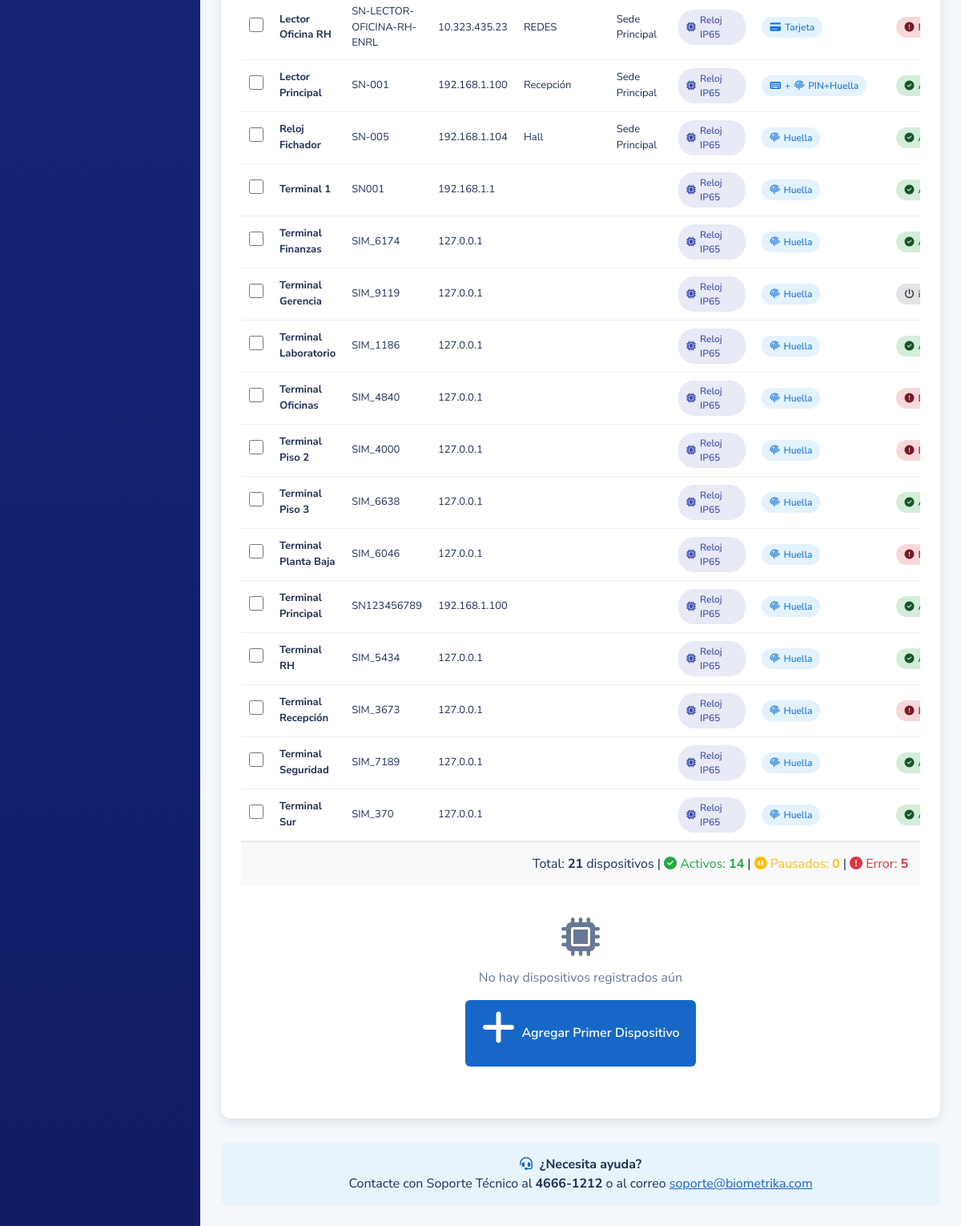
The page /dispositivos/ (signed in, lower part) on the database as committed earlier.
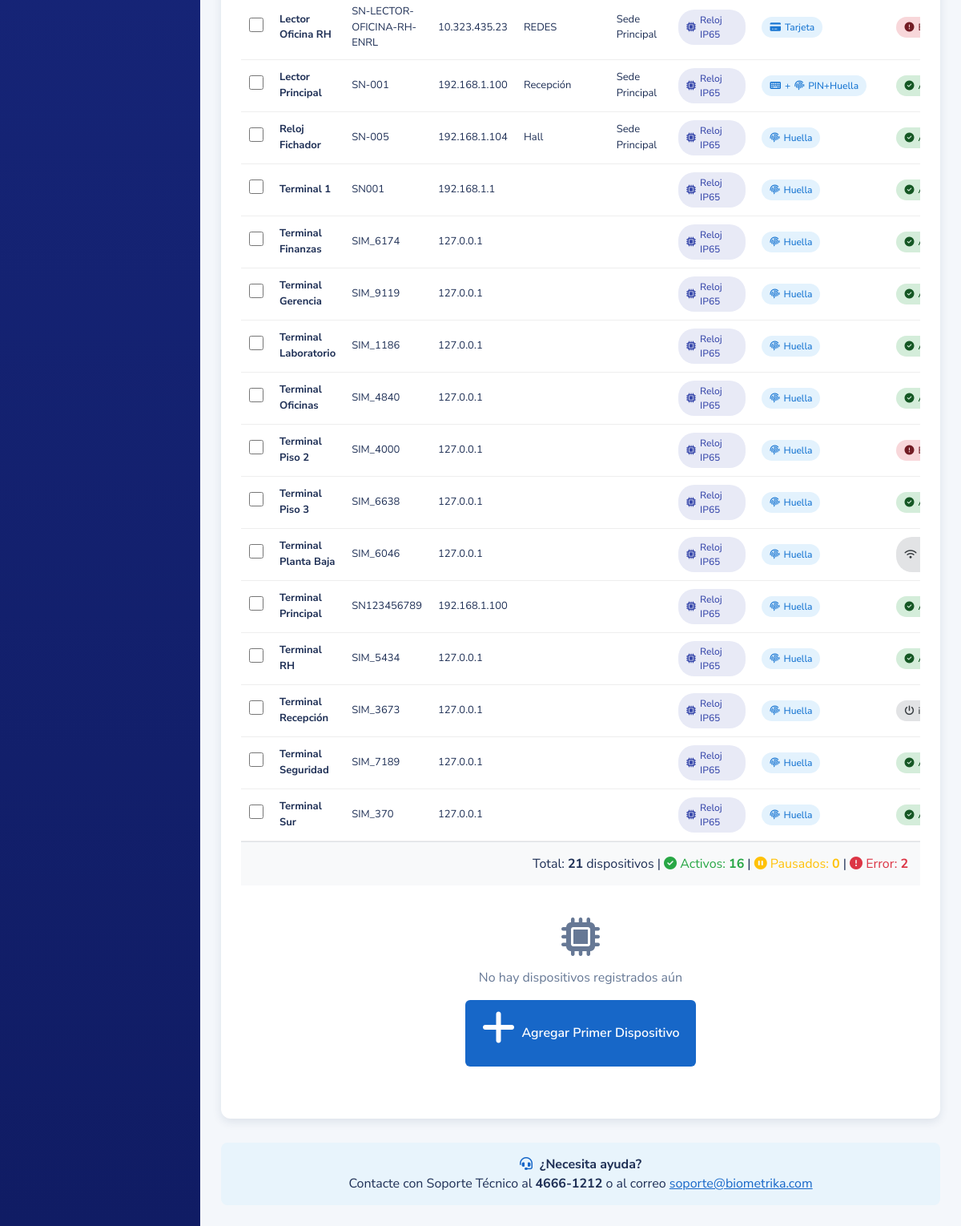
The same page on the database as committed later.
### dispositivos/models.py (models this page shows, shortened)
class Dispositivo(models.Model):
    TIPO_DISPOSITIVO_CHOICES = [
        ('pin', 'Solo PIN'),
        ('huella', 'Solo Huella Digital'),
        ('tarjeta', 'Solo Tarjeta RFID'),
        ('pin_huella', 'PIN + Huella'),
        ('pin_tarjeta', 'PIN + Tarjeta'),
        ('huella_tarjeta', 'Huella + Tarjeta'),
    ]
    MODELO_DISPOSITIVO_CHOICES = [
        ('reloj_ip65', 'Control de Acceso por Huella – Reloj – IP – IP65'),
        ('molinete_zk', 'Molinete Biométrico ZK TS2022'),
    ]
    TIPO_SEDE_CHOICES = [
        ('sede', 'Sede Principal'),
        ('oficina', 'Oficina'),
        ('area', 'Área Específica'),
        ('almacen', 'Almacén'),
    ]
    ESTADO_CHOICES = [
        ('activo', 'Activo'),
        ('pausado', 'Pausado'),
        ('error', 'Error'),
        ('sin_conexion', 'Sin Conexión'),
        ('apagado', 'Apagado'),
    ]
    ZONA_HORARIA_CHOICES = [
        ('America/Mexico_City', 'CDMX (UTC-6)'),
        ('America/Bogota', 'Bogotá (UTC-5)'),
        ('America/Buenos_Aires', 'Buenos Aires (UTC-3)'),
        ('America/Lima', 'Lima (UTC-5)'),
        ('America/Santiago', 'Santiago (UTC-4)'),
    ]
    nombre = models.CharField(max_length=100, verbose_name='Nombre del Dispositivo')
    numero_serie = models.CharField(max_length=50, unique=True, verbose_name='Número de Serie')
    tipo_sede = models.CharField(max_length=20, choices=TIPO_SEDE_CHOICES, verbose_name='Tipo de Sede')
    area = models.CharField(max_length=100, verbose_name='Área/Ubicación')
    direccion = models.CharField(max_length=200, blank=True, verbose_name='Dirección Física')
    direccion_ip = models.GenericIPAddressField(verbose_name='Dirección IP')
    zona_horaria = models.CharField(max_length=50, choices=ZONA_HORARIA_CHOICES, verbose_name='Zona Horaria')
    intervalo_solicitud = models.IntegerField(default=5, verbose_name='Intervalo de Solicitud (minutos)')
    estado = models.CharField(max_length=20, choices=ESTADO_CHOICES, default='activo', verbose_name='Estado')
    tipo_dispositivo = models.CharField(max_length=20, choices=TIPO_DISPOSITIVO_CHOICES, default='pin_huella', verbose_name='Tipo de Dispositivo')
    modelo_dispositivo = models.CharField(max_length=50, choices=MODELO_DISPOSITIVO_CHOICES, default='reloj_ip65', verbose_name='Modelo del Dispositivo')
    observaciones = models.TextField(blank=True, verbose_name='Observaciones')
    modelos_cargados = models.TextField(blank=True, verbose_name='Modelos Cargados (JSON)')
    ultima_carga_modelos = models.DateTimeField(blank=True, null=True, verbose_name='Última Carga de Modelos')
    ultima_conexion = models.DateTimeField(auto_now=True, verbose_name='Última Conexión')
    fecha_registro = models.DateTimeField(auto_now_add=True, verbose_name='Fecha de Registro')
    api_key = models.CharField(max_length=100, unique=True, blank=True, verbose_name='API Key')
    class Meta:
        verbose_name = 'Dispositivo'
        verbose_name_plural = 'Dispositivos'
        ordering = ['nombre']

### dispositivos/views.py (the view)
# urls.py: path('', views.lista_dispositivos, name='lista'),
@login_required
def lista_dispositivos(request):
    dispositivos = Dispositivo.objects.all()
    context = {
        'dispositivos': dispositivos,
        'total_activos': dispositivos.filter(estado='activo').count(),
        'total_pausados': dispositivos.filter(estado='pausado').count(),
        'total_error': dispositivos.filter(estado='error').count(),
    }
    return render(request, 'dispositivos/lista.html', context)

### templates/dispositivos/lista.html (shortened to what the changed rows need)
{% extends 'dashboard/base.html' %}
{% load static %}
{% block content %}
<link rel="stylesheet" href="{% static 'css/style_dispositivos.css' %}">
<div class="dispositivos-container">
    <div class="main-container">
        <div class="list-panel">
            <div class="tabla-container">
                <table id="tablaDispositivos">
                    <tbody id="cuerpoTabla">
                        {% for dispositivo in dispositivos %}
                        <tr data-id="{{ dispositivo.id }}">
                            <td class="checkbox-cell">
                                <input type="checkbox" class="checkbox-dispositivo" data-id="{{ dispositivo.id }}" data-nombre="{{ dispositivo.nombre }}" onchange="actualizarContadorSeleccionados()">
                            </td>
                            <td><strong>{{ dispositivo.nombre }}</strong></td>
                            <td>{{ dispositivo.numero_serie }}</td>
                            <td>{{ dispositivo.direccion_ip }}</td>
                            <td>{{ dispositivo.area }}</td>
                            <td>{{ dispositivo.get_tipo_sede_display }}</td>
                            <td>
                                <span class="badge-modelo">
                                    <i class="fa-solid fa-microchip"></i>
                                    {% if dispositivo.modelo_dispositivo == 'reloj_ip65' %}
                                        Reloj IP65
                                    {% else %}
                                        Molinete ZK TS2022
                                    {% endif %}
                                </span>
                            </td>
                            <td>
                                <span class="badge-tipo">
                                    {% if dispositivo.tipo_dispositivo == 'pin' %}
                                        <i class="fa-solid fa-keyboard"></i> PIN
                                    {% elif dispositivo.tipo_dispositivo == 'huella' %}
                                        <i class="fa-solid fa-fingerprint"></i> Huella
                                    {% elif dispositivo.tipo_dispositivo == 'tarjeta' %}
                                        <i class="fa-solid fa-credit-card"></i> Tarjeta
                                    {% elif dispositivo.tipo_dispositivo == 'pin_huella' %}
                                        <i class="fa-solid fa-keyboard"></i> + <i class="fa-solid fa-fingerprint"></i> PIN+Huella
                                    {% elif dispositivo.tipo_dispositivo == 'pin_tarjeta' %}
                                        <i class="fa-solid fa-keyboard"></i> + <i class="fa-solid fa-credit-card"></i> PIN+Tarjeta
                                    {% elif dispositivo.tipo_dispositivo == 'huella_tarjeta' %}
                                        <i class="fa-solid fa-fingerprint"></i> + <i class="fa-solid fa-credit-card"></i> Huella+Tarjeta
                                    {% endif %}
                                </span>
                            </td>
                            <td>
                                <span class="badge-estado {% if dispositivo.estado == 'activo' %}badge-activo{% elif dispositivo.estado == 'pausado' %}badge-pausado{% elif dispositivo.estado == 'error' %}badge-error{% else %}badge-sin_conexion{% endif %}">
                                    <i class="fa-solid
                                        {% if dispositivo.estado == 'activo' %}fa-check-circle
                                        {% elif dispositivo.estado == 'pausado' %}fa-pause-circle
                                        {% elif dispositivo.estado == 'error' %}fa-exclamation-circle
                                        {% elif dispositivo.estado == 'sin_conexion' %}fa-wifi
                                        {% else %}fa-power-off{% endif %}"></i>
                                </span>
                            </td>
                        </tr>
                        {% endfor %}
                    </tbody>
                </table>
            </div>
            <div id="estadisticas-footer" style="padding: 15px; background: #f8f9fa; text-align: right; border-top: 1px solid #dee2e6;">
                <span style="color: #28a745;"><i class="fa-solid fa-check-circle"></i> Activos: <strong id="total-activos">{{ total_activos }}</strong></span> |
                <span style="color: #dc3545;"><i class="fa-solid fa-exclamation-circle"></i> Error: <strong id="total-error">{{ total_error }}</strong></span>
            </div>
        </div>
    </div>
</div>
{% endblock %}

Rows that differ between the two databases and show on the page:
changed Dispositivo "Terminal Gerencia": estado "inactivo" → "activo" (drawn)
changed Dispositivo "Terminal Oficinas": estado "error" → "activo" (drawn)
changed Dispositivo "Terminal Planta Baja": estado "error" → "sin_conexion" (drawn)
changed Dispositivo "Terminal Recepción": estado "error" → "inactivo" (drawn)
Other text that changed with them:
{{ total_activos }}: "14" → "16"
{{ total_error }}: "5" → "2"
